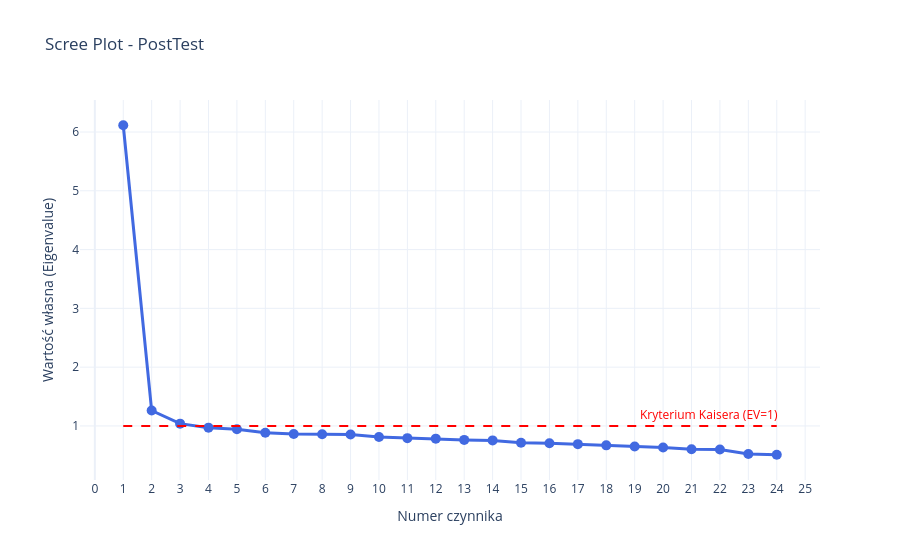

Notebook code for this chart:
### Code cell
create_scree_plot(PostTestData_num, title="Scree Plot - PostTest")

### Figure 1 — Plotly figure (JSON) as saved in the notebook; plotly's stock layout.template omitted (floating-point values rounded to 4 significant figures)
{"data": [{"line": {"width": 3}, "marker": {"color": "royalblue", "size": 10}, "mode": "lines+markers", "name": "Wartości własne", "type": "scatter", "x": [1, 2, 3, 4, 5, 6, 7, 8, 9, 10, 11, 12, 13, 14, 15, 16, 17, 18, 19, 20, 21, 22, 23, 24], "y": [6.115, 1.262, 1.039, 0.9712, 0.9441, 0.8836, 0.8632, 0.8581, 0.8538, 0.8127, 0.793, 0.7841, 0.7627, 0.7543, 0.7148, 0.7061, 0.6905, 0.6699, 0.6516, 0.6326, 0.6041, 0.5997, 0.5238, 0.5102]}], "layout": {"annotations": [{"font": {"color": "red"}, "showarrow": false, "text": "Kryterium Kaisera (EV=1)", "x": 21.6, "y": 1.2}], "hovermode": "x unified", "shapes": [{"line": {"color": "red", "dash": "dash", "width": 2}, "type": "line", "x0": 1, "x1": 24, "y0": 1, "y1": 1}], "title": {"text": "Scree Plot - PostTest"}, "xaxis": {"dtick": 1, "tick0": 1, "tickmode": "linear", "title": {"text": "Numer czynnika"}}, "yaxis": {"title": {"text": "Wartość własna (Eigenvalue)"}}}}
